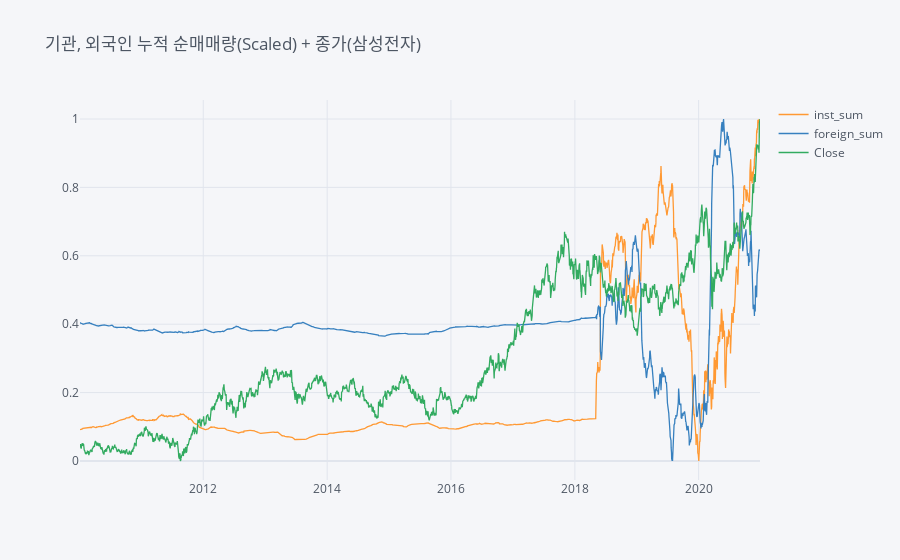

Notebook code for this chart:
### Code cell
dfPlot1.iplot(x='Date', y=['inst_sum','foreign_sum','Close'], title = "기관, 외국인 누적 순매매량(Scaled) + 종가(삼성전자)")

### Figure 1 — Plotly figure (JSON) as saved in the notebook; plotly's stock layout.template omitted (floating-point values rounded to 4 significant figures; data arrays with more than 128 entries replaced by an {"elided": "..."} marker saying what was removed)
{"data": [{"line": {"color": "rgba(255, 153, 51, 1.0)", "dash": "solid", "shape": "linear", "width": 1.3}, "mode": "lines", "name": "inst_sum", "text": "", "type": "scatter", "x": {"elided": "2709 str values"}, "y": {"elided": "2709 float values"}}, {"line": {"color": "rgba(55, 128, 191, 1.0)", "dash": "solid", "shape": "linear", "width": 1.3}, "mode": "lines", "name": "foreign_sum", "text": "", "type": "scatter", "x": {"elided": "2709 str values"}, "y": {"elided": "2709 float values"}}, {"line": {"color": "rgba(50, 171, 96, 1.0)", "dash": "solid", "shape": "linear", "width": 1.3}, "mode": "lines", "name": "Close", "text": "", "type": "scatter", "x": {"elided": "2709 str values"}, "y": {"elided": "2709 float values"}}], "layout": {"legend": {"bgcolor": "#F5F6F9", "font": {"color": "#4D5663"}}, "paper_bgcolor": "#F5F6F9", "plot_bgcolor": "#F5F6F9", "title": {"font": {"color": "#4D5663"}, "text": "기관, 외국인 누적 순매매량(Scaled) + 종가(삼성전자)"}, "xaxis": {"gridcolor": "#E1E5ED", "showgrid": true, "tickfont": {"color": "#4D5663"}, "title": {"font": {"color": "#4D5663"}, "text": ""}, "zerolinecolor": "#E1E5ED"}, "yaxis": {"gridcolor": "#E1E5ED", "showgrid": true, "tickfont": {"color": "#4D5663"}, "title": {"font": {"color": "#4D5663"}, "text": ""}, "zerolinecolor": "#E1E5ED"}}}
